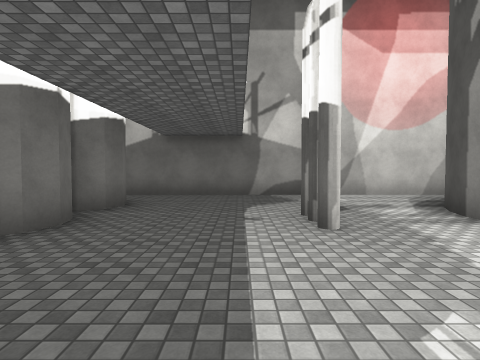
view 1 (above)

24 first-person views from a walk through a scene from a Unity 3-D project. The camera is 1.5 m above the floor, tilts 2° down and sees 80° across. The floor is counted in squares, 2 m on a side. Each view is taken from the middle of a square. On the plan, view 1 faces up. The plan holds only what a view shows up to about 10 squares ahead; the rest is blank. The place goes on beyond the plan. The player is left out. Surface patterns are stand-ins for the level's own textures.

view 2
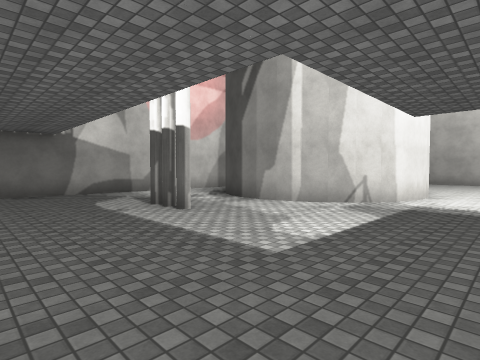

view 3
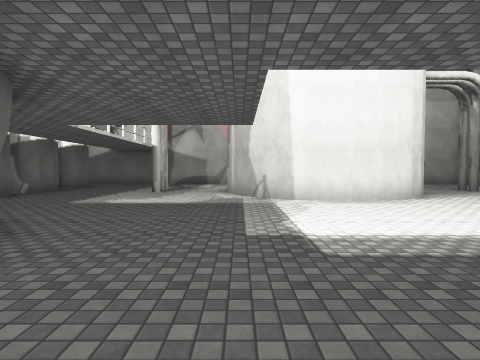

view 4
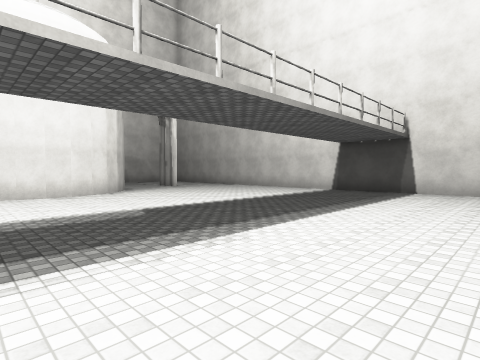

view 5
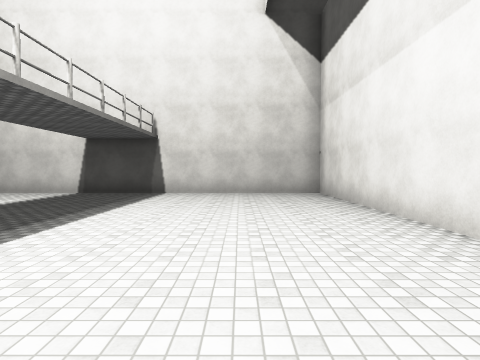

view 6
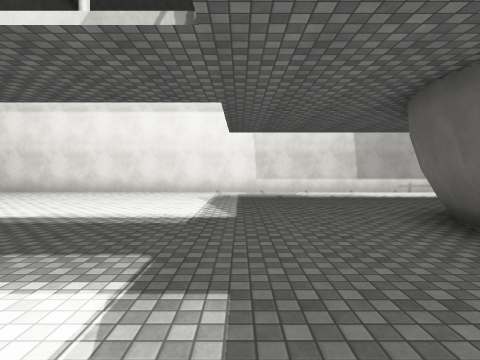

view 7
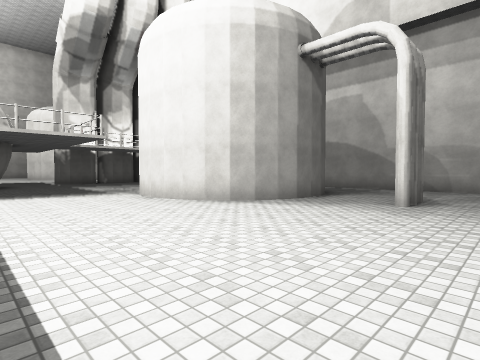

view 8
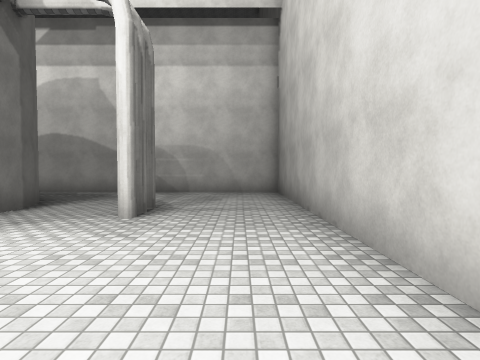

view 9
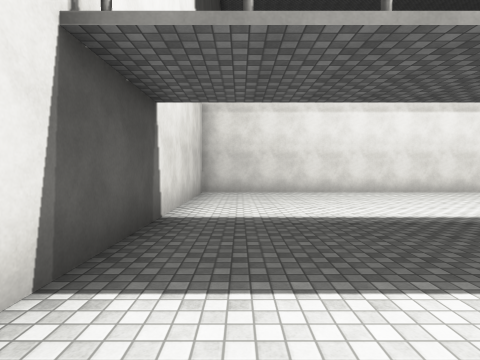

view 10
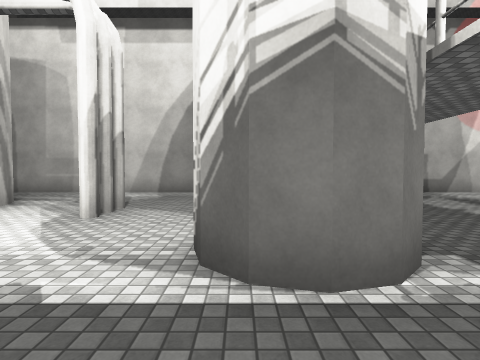

view 11
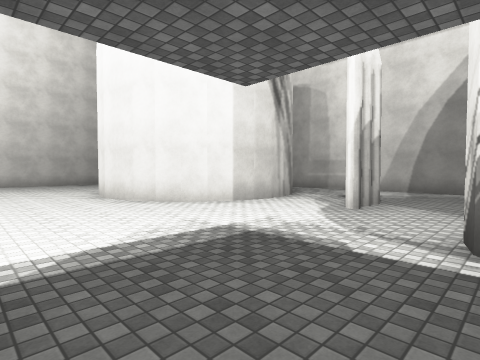

view 12
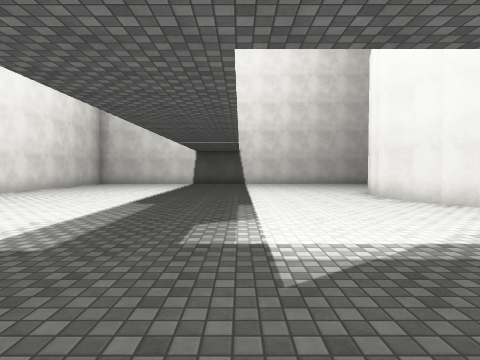

view 13
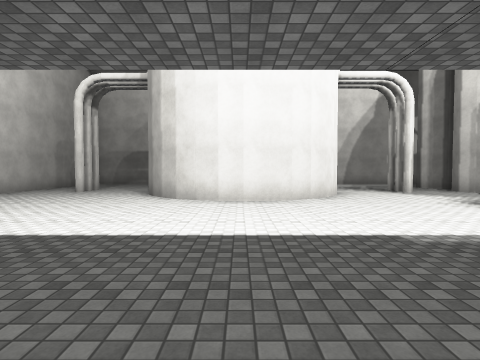

view 14
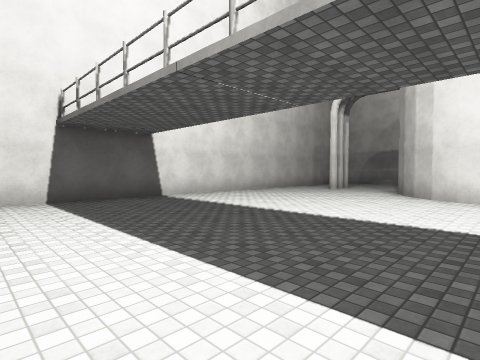

view 15
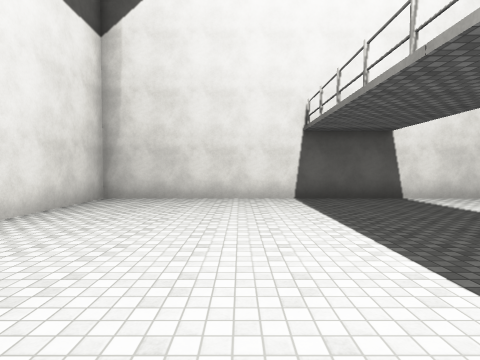

view 16
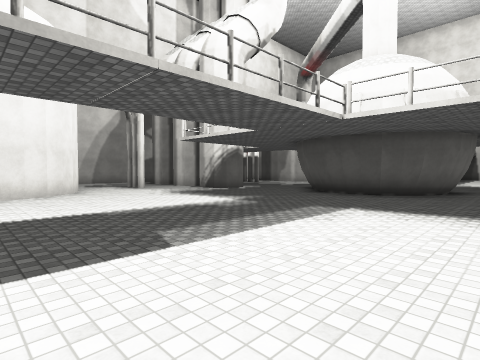

view 17
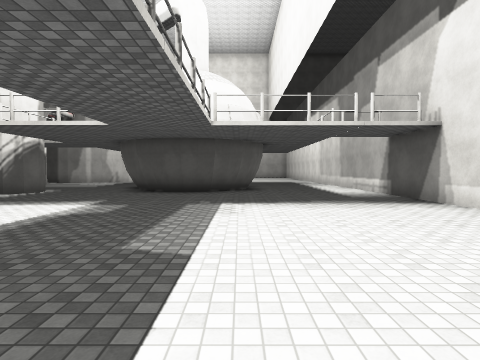

view 18
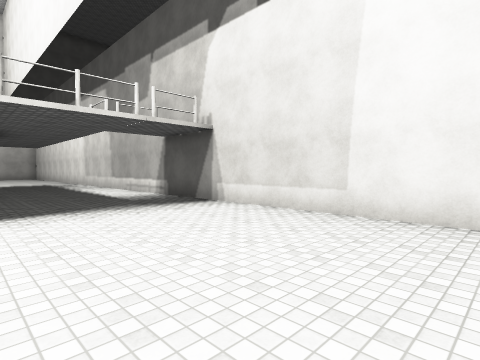

view 19
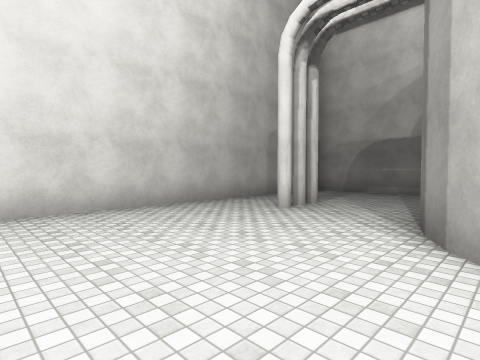

view 20
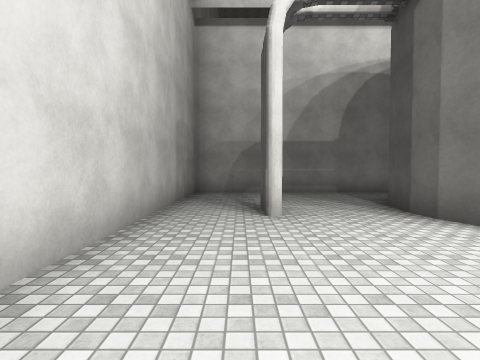

view 21
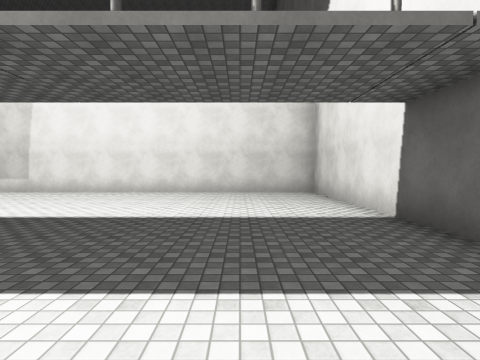

view 22
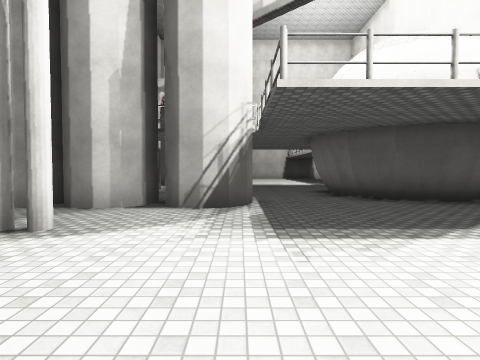

view 23
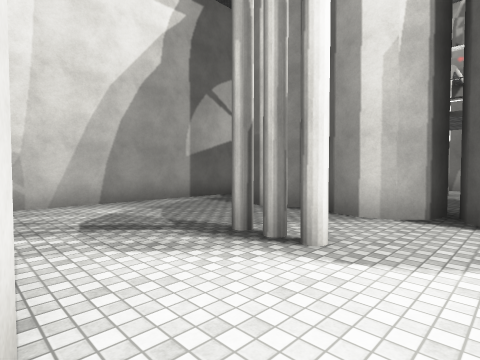

view 24
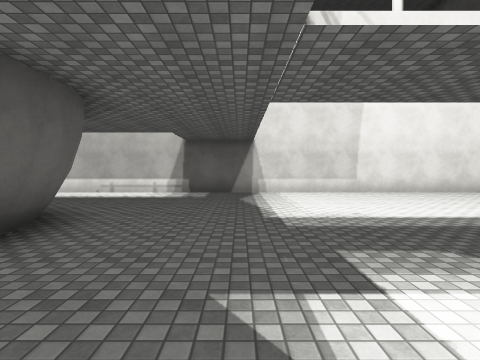

### Floor plan
Key: @ floor where view 1 was taken; # wall or solid block; . floor; = window, fence, low wall or low ledge.
Columns run from 20 left of view 1 to 16 right of it. Each row starts with its distance up from view 1.
  9 #####################################
  8 #......  .................. ........#
  7 #......   ................  ........#
  6 #.....    #.....##.......#   #......#
  5 #.....#   ##....##......##   #......#
  4 #..#.##    #.#..##...#..#    #..#...#
  3 #....##   ##....##......##   #......#
  2 #.....## ##.....##.......## ##......#
  1 #......###......##........###.......#
  0 #...................@...............#
 -1 #...................................#
 -2 #.................## ...............#
 -3 #................#    ..............#
 -4 #................=   #..............#
 -5 #................#   #..............#
 -6 #................##= ...............#
 -7 #...................................#
 -8 #...................................#
 -9 #...................................#
-10 #...................................#
-11 #####################################

Where each view was taken, in squares from view 1:
view 1: 0 up, 0 right, facing up
view 2: 1 down, 2 left, facing up-right
view 3: 6 down, 4 right, facing up
view 4: 8 down, 5 right, facing up-right
view 5: 8 down, 6 right, facing right
view 6: 1 down, 4 right, facing down
view 7: 3 down, 14 right, facing up-left
view 8: 1 down, 14 right, facing up
view 9: 1 down, 14 right, facing down
view 10: 1 down, 4 left, facing up
view 11: 2 down, 4 left, facing up-left
view 12: 3 down, 4 left, facing left
view 13: 6 down, 12 left, facing up
view 14: 7 down, 12 left, facing up-left
view 15: 7 down, 12 left, facing left
view 16: 8 down, 12 left, facing up-right
view 17: 6 down, 13 left, facing right
view 18: 6 down, 12 left, facing down-right
view 19: 1 down, 14 left, facing up-left
view 20: 1 down, 18 left, facing up
view 21: 1 down, 17 left, facing down
view 22: 1 up, 10 left, facing right
view 23: 2 up, 9 left, facing up-right
view 24: 1 down, 6 left, facing down
